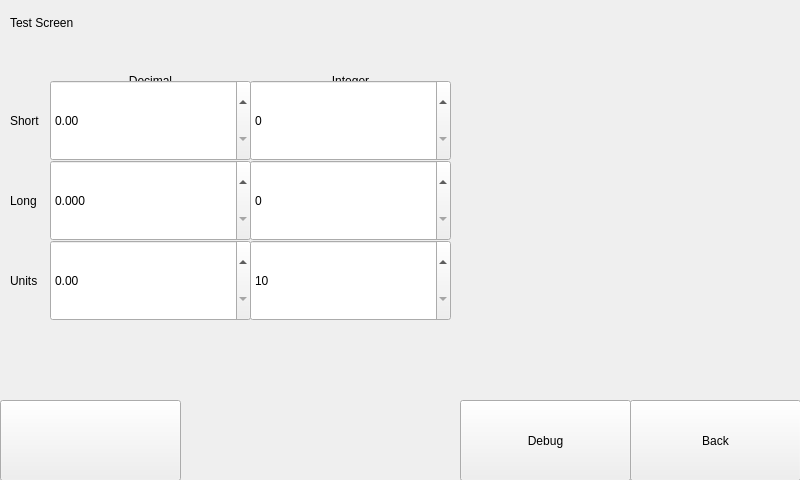
<?xml version="1.0" encoding="UTF-8"?>
<ui version="4.0">
 <class>TestScreen</class>
 <widget class="QWidget" name="TestScreen">
  <property name="geometry">
   <rect>
    <x>0</x>
    <y>0</y>
    <width>800</width>
    <height>480</height>
   </rect>
  </property>
  <property name="windowTitle">
   <string>Widget Test</string>
  </property>
  <widget class="Backdrop" name="white">
   <property name="geometry">
    <rect>
     <x>0</x>
     <y>0</y>
     <width>801</width>
     <height>481</height>
    </rect>
   </property>
  </widget>
  <widget class="HeaderLabel" name="headerlabel">
   <property name="geometry">
    <rect>
     <x>10</x>
     <y>10</y>
     <width>141</width>
     <height>25</height>
    </rect>
   </property>
   <property name="text">
    <string>Test Screen</string>
   </property>
  </widget>
  <widget class="Button" name="uiBack">
   <property name="geometry">
    <rect>
     <x>630</x>
     <y>400</y>
     <width>171</width>
     <height>81</height>
    </rect>
   </property>
   <property name="text">
    <string>Back</string>
   </property>
   <property name="clickMarginLeftSetter" stdset="0">
    <enum>Button::half</enum>
   </property>
  </widget>
  <widget class="DecimalSpinBox" name="decimalspinbox">
   <property name="geometry">
    <rect>
     <x>50</x>
     <y>80</y>
     <width>201</width>
     <height>81</height>
    </rect>
   </property>
   <property name="singleStep">
    <double>0.500000000000000</double>
   </property>
  </widget>
  <widget class="DecimalSpinBox" name="decimalspinbox_2">
   <property name="geometry">
    <rect>
     <x>50</x>
     <y>160</y>
     <width>201</width>
     <height>81</height>
    </rect>
   </property>
   <property name="decimals">
    <number>3</number>
   </property>
   <property name="maximum">
    <double>9999.989999999999782</double>
   </property>
   <property name="units" stdset="0">
    <string>,k</string>
   </property>
  </widget>
  <widget class="DecimalSpinBox" name="decimalspinbox_3">
   <property name="geometry">
    <rect>
     <x>50</x>
     <y>240</y>
     <width>201</width>
     <height>81</height>
    </rect>
   </property>
   <property name="units" stdset="0">
    <string>seconds</string>
   </property>
  </widget>
  <widget class="SpinBox" name="spinbox">
   <property name="geometry">
    <rect>
     <x>250</x>
     <y>80</y>
     <width>201</width>
     <height>81</height>
    </rect>
   </property>
   <property name="singleStep">
    <number>16</number>
   </property>
  </widget>
  <widget class="SpinBox" name="spinbox_2">
   <property name="geometry">
    <rect>
     <x>250</x>
     <y>160</y>
     <width>201</width>
     <height>81</height>
    </rect>
   </property>
  </widget>
  <widget class="SpinBox" name="spinbox_3">
   <property name="geometry">
    <rect>
     <x>250</x>
     <y>240</y>
     <width>201</width>
     <height>81</height>
    </rect>
   </property>
   <property name="minimum">
    <number>10</number>
   </property>
   <property name="maximum">
    <number>2147483647</number>
   </property>
  </widget>
  <widget class="Label" name="label">
   <property name="geometry">
    <rect>
     <x>50</x>
     <y>70</y>
     <width>201</width>
     <height>21</height>
    </rect>
   </property>
   <property name="text">
    <string>Decimal</string>
   </property>
   <property name="alignment">
    <set>Qt::AlignCenter</set>
   </property>
  </widget>
  <widget class="Label" name="label_2">
   <property name="geometry">
    <rect>
     <x>250</x>
     <y>70</y>
     <width>201</width>
     <height>21</height>
    </rect>
   </property>
   <property name="text">
    <string>Integer</string>
   </property>
   <property name="alignment">
    <set>Qt::AlignCenter</set>
   </property>
  </widget>
  <widget class="Label" name="label_3">
   <property name="geometry">
    <rect>
     <x>10</x>
     <y>110</y>
     <width>61</width>
     <height>21</height>
    </rect>
   </property>
   <property name="text">
    <string>Short</string>
   </property>
  </widget>
  <widget class="Label" name="label_4">
   <property name="geometry">
    <rect>
     <x>10</x>
     <y>190</y>
     <width>61</width>
     <height>21</height>
    </rect>
   </property>
   <property name="text">
    <string>Long</string>
   </property>
  </widget>
  <widget class="Label" name="label_5">
   <property name="geometry">
    <rect>
     <x>10</x>
     <y>270</y>
     <width>61</width>
     <height>21</height>
    </rect>
   </property>
   <property name="text">
    <string>Units</string>
   </property>
  </widget>
  <widget class="Button" name="uiDebug">
   <property name="geometry">
    <rect>
     <x>460</x>
     <y>400</y>
     <width>171</width>
     <height>81</height>
    </rect>
   </property>
   <property name="cursor">
    <cursorShape>PointingHandCursor</cursorShape>
   </property>
   <property name="focusPolicy">
    <enum>Qt::NoFocus</enum>
   </property>
   <property name="toolTip">
    <string>Start a command-line debugger.</string>
   </property>
   <property name="text">
    <string>Debug</string>
   </property>
   <property name="clickMarginRightSetter" stdset="0">
    <enum>Button::half</enum>
   </property>
  </widget>
  <widget class="Button" name="button">
   <property name="geometry">
    <rect>
     <x>0</x>
     <y>400</y>
     <width>181</width>
     <height>81</height>
    </rect>
   </property>
  </widget>
  <zorder>white</zorder>
  <zorder>headerlabel</zorder>
  <zorder>uiBack</zorder>
  <zorder>label</zorder>
  <zorder>label_2</zorder>
  <zorder>label_3</zorder>
  <zorder>label_4</zorder>
  <zorder>label_5</zorder>
  <zorder>uiDebug</zorder>
  <zorder>decimalspinbox</zorder>
  <zorder>spinbox_3</zorder>
  <zorder>decimalspinbox_2</zorder>
  <zorder>spinbox_2</zorder>
  <zorder>decimalspinbox_3</zorder>
  <zorder>spinbox</zorder>
  <zorder>button</zorder>
 </widget>
 <customwidgets>
  <customwidget>
   <class>Backdrop</class>
   <extends>QLabel</extends>
   <header>backdrop</header>
  </customwidget>
  <customwidget>
   <class>Button</class>
   <extends>QPushButton</extends>
   <header>button</header>
  </customwidget>
  <customwidget>
   <class>DecimalSpinBox</class>
   <extends>QDoubleSpinBox</extends>
   <header>decimal_spin_box</header>
  </customwidget>
  <customwidget>
   <class>HeaderLabel</class>
   <extends>QLabel</extends>
   <header>header_label</header>
  </customwidget>
  <customwidget>
   <class>Label</class>
   <extends>QLabel</extends>
   <header>label</header>
  </customwidget>
  <customwidget>
   <class>SpinBox</class>
   <extends>QSpinBox</extends>
   <header>spin_box</header>
  </customwidget>
 </customwidgets>
 <tabstops>
  <tabstop>uiBack</tabstop>
  <tabstop>decimalspinbox</tabstop>
  <tabstop>spinbox</tabstop>
  <tabstop>decimalspinbox_2</tabstop>
  <tabstop>spinbox_2</tabstop>
  <tabstop>decimalspinbox_3</tabstop>
  <tabstop>spinbox_3</tabstop>
 </tabstops>
 <resources/>
 <connections/>
</ui>
